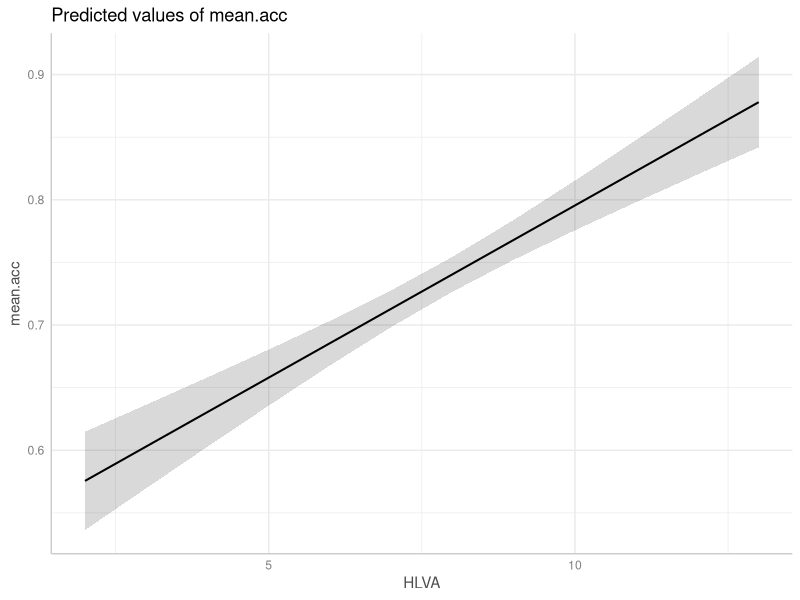
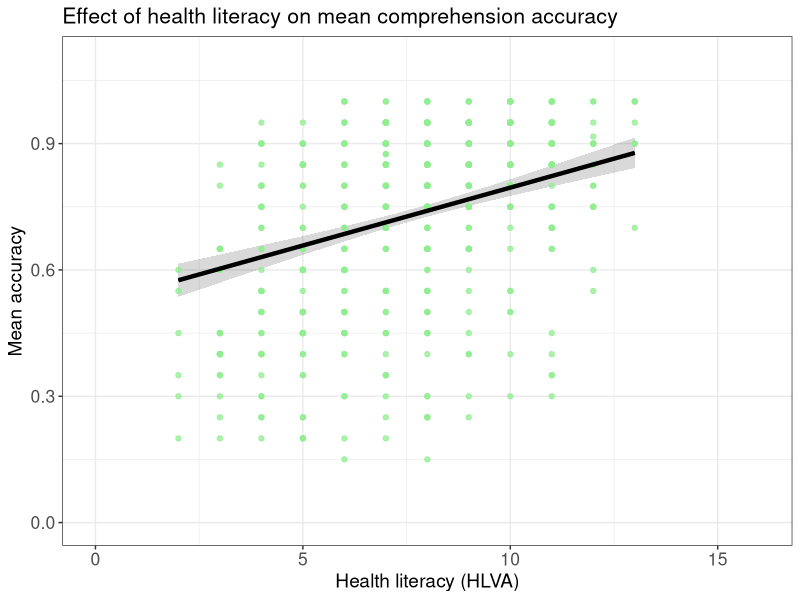
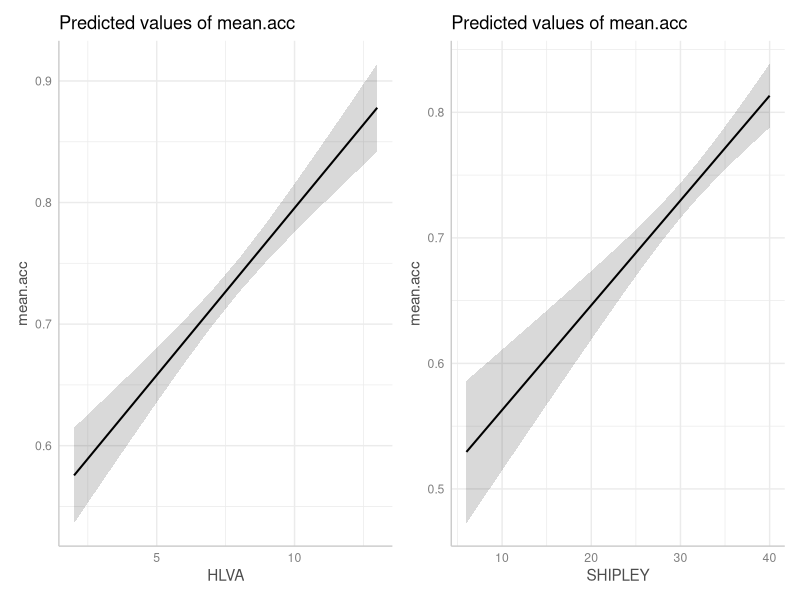

Write R code to recreate these figures, in order. (Note: this script raises an error after producing the figures.)
## ---- chunk 1
#| echo: false
#| warning: false
library(ggeffects)
library(kableExtra)
library(patchwork)
library(psych)
library(tidyverse)
## ---- chunk 2
#| echo: false
#| warning: false
# -- code to read in the aggregated subject level data from the clearly-understood data set
all.studies.subjects <- read_csv("2022-12-08_all-studies-subject-scores.csv", 
                                 col_types = cols(
                                   ResponseId = col_factor(),
                                   study = col_factor(),
                                   EDUCATION = col_factor(),
                                   GENDER = col_factor(),
                                   ETHNICITY = col_factor(),
                                   NATIVE.LANGUAGE = col_factor()
                                 )
                                )
## ---- chunk 3
#| warning: false
#| echo: false
kable(head(all.studies.subjects))
## ---- chunk 4
all.studies.subjects <- read_csv("2022-12-08_all-studies-subject-scores.csv")
## ---- chunk 5
describe(all.studies.subjects)
## ---- chunk 6
all.studies.subjects %>%
  select(mean.acc, mean.self, AGE, SHIPLEY, HLVA, FACTOR3) %>%
  describe(skew = FALSE)
## ---- chunk 7
all.studies.subjects.select <- select(all.studies.subjects, 
                           mean.acc, mean.self, AGE, SHIPLEY, HLVA, FACTOR3)
describe(all.studies.subjects.select, skew = FALSE)
## ---- chunk 8
model <- lm(mean.acc ~ HLVA, data = all.studies.subjects)
summary(model)
## ---- chunk 9
model <- lm(mean.acc ~ HLVA + SHIPLEY + FACTOR3 + AGE, data = all.studies.subjects)
summary(model)
## ---- chunk 10
model <- lm(mean.acc ~ HLVA + SHIPLEY + FACTOR3 + AGE, 
                         data = all.studies.subjects)
## ---- chunk 11
dat <- ggpredict(model, "HLVA")
## ---- chunk 12
plot(dat)
## ---- chunk 13
p.model <- plot(dat)
p.model +
  geom_point(data = all.studies.subjects, 
             aes(x = HLVA, y = mean.acc), size = 1.5, alpha = .75, colour = "lightgreen") +
  geom_line(linewidth = 1.5) +
  ylim(0, 1.1) + xlim(0, 16) +
  theme_bw() +
  theme(
    axis.text = element_text(size = rel(1.15)),
    axis.title = element_text(size = rel(1.25)),
    plot.title = element_text(size = rel(1.4))
  ) +
  xlab("Health literacy (HLVA)") + ylab("Mean accuracy") +
  ggtitle("Effect of health literacy on mean comprehension accuracy")
## ---- chunk 14
library(patchwork)
## ---- chunk 15
model <- lm(mean.acc ~ HLVA + SHIPLEY + FACTOR3 + AGE, 
                         data = all.studies.subjects)
## ---- chunk 16
dat.HLVA <- ggpredict(model, "HLVA")
dat.SHIPLEY <- ggpredict(model, "SHIPLEY")
## ---- chunk 17
plot.HLVA <- plot(dat.HLVA)
plot.SHIPLEY <- plot(dat.SHIPLEY)
## ---- chunk 18
plot.HLVA + plot.SHIPLEY
## ---- chunk 19
summary(all.studies.subjects)
## ---- chunk 20
model <- lm(mean.acc ~ HLVA + SHIPLEY + FACTOR3 + AGE + NATIVE.LANGUAGE, 
            data = all.studies.subjects)
summary(model)
## ---- chunk 21
#| warning: false
library(memisc)
## ---- chunk 22
contrasts(all.studies.subjects$NATIVE.LANGUAGE)
## ---- chunk 23
contrasts(all.studies.subjects$NATIVE.LANGUAGE) <- contr.sum(2, base = 1)
## ---- chunk 24
contrasts(all.studies.subjects$NATIVE.LANGUAGE)
## ---- chunk 25
model <- lm(mean.acc ~ HLVA + SHIPLEY + FACTOR3 + AGE + NATIVE.LANGUAGE, 
            data = all.studies.subjects)
summary(model)
## ---- chunk 26
model <- aov(lm(mean.acc ~ HLVA + SHIPLEY + FACTOR3 + AGE + NATIVE.LANGUAGE, 
       data = all.studies.subjects))
summary(model)
## ---- chunk 27
dat <- ggpredict(model, "NATIVE.LANGUAGE")
plot(dat)
## ---- chunk 28
all.studies.subjects %>%
  ggplot(aes(x = SHIPLEY, y = mean.acc)) +
  geom_point(size = 2, alpha = .5, colour = "darkgrey") +
  geom_smooth(size = 1.5, colour = "red", method = "lm", se = FALSE) +
  xlim(0, 40) +
  ylim(0, 1.1)+
  theme_bw() +
  theme(
    axis.text = element_text(size = rel(1.15)),
    axis.title = element_text(size = rel(1.5))
  ) +
  xlab("Vocabulary (Shipley)") + ylab("Mean accuracy") +
  facet_wrap(~ study)
## ---- chunk 29
all.studies.subjects %>%
  ggplot(aes(x = SHIPLEY, y = mean.acc)) +
  geom_point(size = 2, alpha = .5, colour = "darkgrey") +
  geom_smooth(size = 1.5, colour = "red", method = "lm", se = FALSE) +
  xlim(0, 40) +
  ylim(0, 1.1)+
  theme_bw() +
  theme(
    axis.text = element_text(size = rel(1.15)),
    axis.title = element_text(size = rel(1.5))
  ) +
  xlab("Vocabulary (Shipley)") + ylab("Mean accuracy") +
  facet_wrap(~ NATIVE.LANGUAGE)
## ---- chunk 30
ggsave("facet-plots.png")
